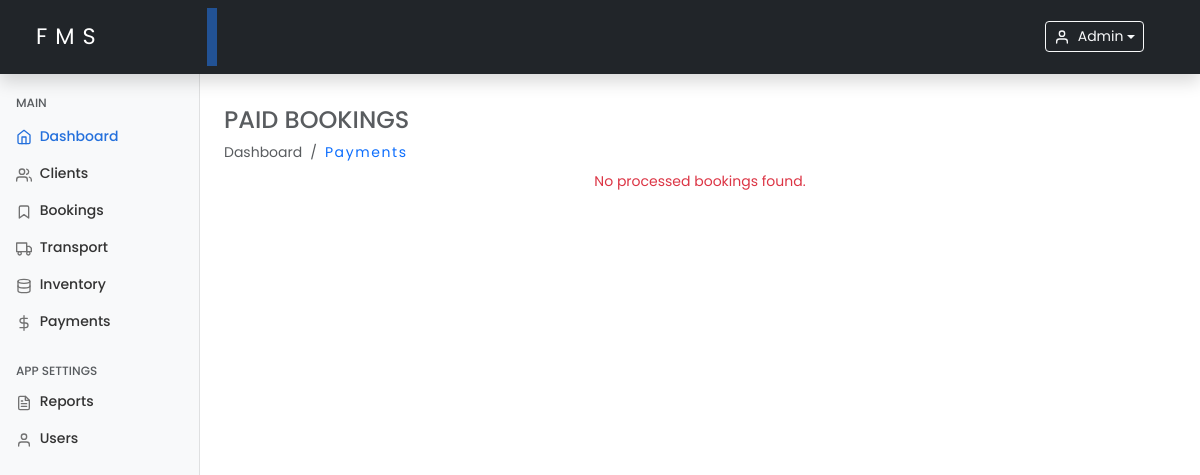
The app's page /payments.php (signed in), older data.
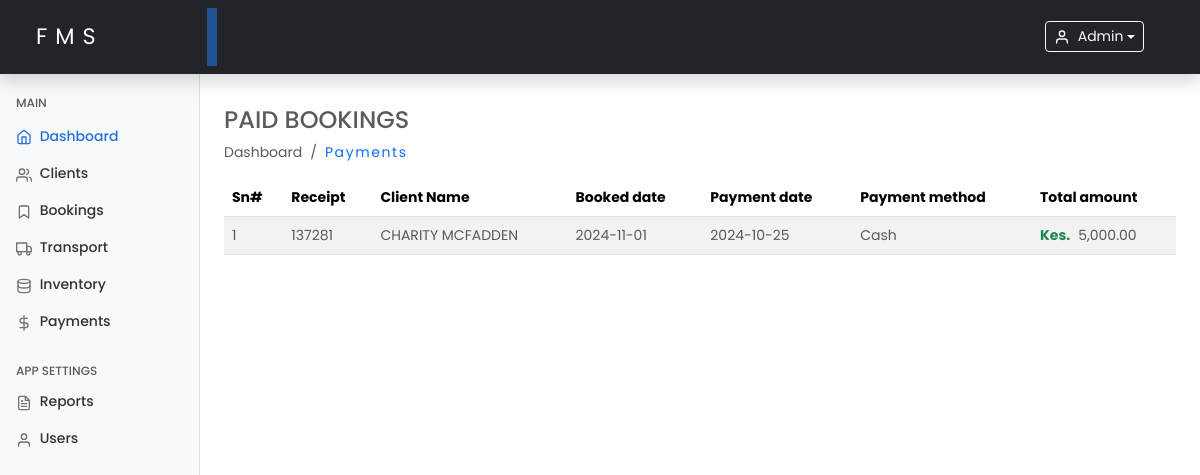
The same page, newer data.
### tables this page shows
CREATE TABLE `payments` (
  `id` int(11) NOT NULL,
  `booking_id` int(11) NOT NULL,
  `receipt_number` int(8) DEFAULT NULL,
  `payment_method` enum('cash','mpesa') NOT NULL DEFAULT 'cash',
  `amount` decimal(10,2) NOT NULL,
  `tax` decimal(10,2) DEFAULT NULL,
  `discount` decimal(10,2) DEFAULT NULL,
  `total` decimal(10,2) GENERATED ALWAYS AS (`amount` + `tax` - `discount`) VIRTUAL,
  `payment_date` date NOT NULL,
  `created_at` timestamp NOT NULL DEFAULT current_timestamp(),
  `updated_at` timestamp NOT NULL DEFAULT current_timestamp() ON UPDATE current_timestamp()
);

CREATE TABLE `clients` (
  `id` int(11) NOT NULL,
  `client_name` varchar(100) NOT NULL,
  `client_phone` varchar(20) NOT NULL,
  `client_email` varchar(100) DEFAULT NULL,
  `client_address` varchar(255) DEFAULT NULL,
  `deceased_name` varchar(100) NOT NULL,
  `deceased_age` int(3) NOT NULL,
  `deceased_date_of_death` date NOT NULL,
  `deceased_cause` enum('natural','sickness','accident','other') NOT NULL,
  `deceased_gender` enum('male','female','other') NOT NULL,
  `created_at` timestamp NOT NULL DEFAULT current_timestamp(),
  `updated_at` timestamp NOT NULL DEFAULT current_timestamp() ON UPDATE current_timestamp()
);

CREATE TABLE `bookings` (
  `id` int(11) NOT NULL,
  `client_id` varchar(100) NOT NULL,
  `deceased_name` varchar(100) NOT NULL,
  `service_type` enum('burial','cremation','other') DEFAULT 'burial',
  `schedule_date` date NOT NULL,
  `vehicle_type` varchar(150) DEFAULT NULL,
  `request` varchar(255) DEFAULT NULL,
  `status` enum('scheduled','completed') DEFAULT 'scheduled',
  `created_at` timestamp NOT NULL DEFAULT current_timestamp(),
  `updated_at` timestamp NOT NULL DEFAULT current_timestamp() ON UPDATE current_timestamp()
);

### includes/functions.php (called while the page is built, shortened)
<?php
function getProcessedBookings($conn)
{
    $processedBookings = [];
    $query = "SELECT p.booking_id, p.receipt_number, p.payment_method, p.amount, p.tax, p.discount, p.payment_date,
                     s.schedule_date, c.client_name AS client_name
              FROM payments p
              JOIN bookings s ON p.booking_id = s.id
              JOIN clients c ON s.client_id = c.id
              ORDER BY p.payment_date DESC";
    $result = $conn->query($query);
    if ($result && $result->num_rows > 0) {
        while ($row = $result->fetch_assoc()) {
            $processedBookings[] = $row;
        }
    }
    return $processedBookings;
}

### payments.php (the view, shortened to what this page needs)
<?php
include 'includes/functions.php';
$processedBookings = getProcessedBookings($conn);
include './includes/header.php';
include './includes/sidebar.php';
?>
<main class="col-md-9 ms-sm-auto col-lg-10 px-md-4 mt-2">
    <h4 class="text-muted text-uppercase mt-4">Paid Bookings</h4>
    <ol class="breadcrumb mb-2">
        <li class="breadcrumb-item active">Dashboard</li>
        <li class="breadcrumb-item">
            <a class="text-decoration-none hover-underline" href="payments.php">Payments</a>
        </li>
    </ol>
    <div class="table-responsive">
        <?php if (!empty($processedBookings)): ?>
            <table class="table table-striped mt-2" id="paymentsTable">
                <thead>
                    <tr>
                        <th>Sn#</th>
                        <th>Receipt</th>
                        <th>Client Name</th>
                        <th>Booked date</th>
                        <th>Payment date</th>
                        <th>Payment method</th>
                        <th>Total amount</th>
                    </tr>
                </thead>
                <tbody>
                    <?php foreach ($processedBookings as $index => $booking): ?>
                        <tr>
                            <td class="text-muted"><?php echo $index + 1; ?></td>
                            <td class="text-muted"><?php echo htmlspecialchars($booking['receipt_number']); ?></td>
                            <td class="text-muted text-uppercase"><?php echo htmlspecialchars($booking['client_name']); ?></td>
                            <td class="text-muted"><?php echo htmlspecialchars($booking['schedule_date']); ?></td>
                            <td class="text-muted"><?php echo htmlspecialchars($booking['payment_date']); ?></td>
                            <td class="text-muted text-capitalize"><?php echo htmlspecialchars($booking['payment_method']); ?></td>
                            <td class="text-muted"><strong class="text-success me-2">Kes.</strong><?php echo number_format($booking['amount'], 2); ?></td>
                        </tr>
                    <?php endforeach; ?>
                </tbody>
            </table>
        <?php else: ?>
            <p class="text-center text-danger">No processed bookings found.</p>
        <?php endif; ?>
    </div>
</main>
<?php include './includes/footer.php'; ?>

Row changes from the older to the newer data that the page shows:
added payments: receipt_number "137281", clients.client_name "CHARITY MCFADDEN", booking.schedule_date "2024-11-01", payment_date "2024-10-25", payment_method "Cash", amount "5,000.00"
Text that changed along with them:
text no longer shown: "No processed bookings found."
text now shown: "Sn# Receipt Client Name Booked date Payment date Payment method Total amount"
